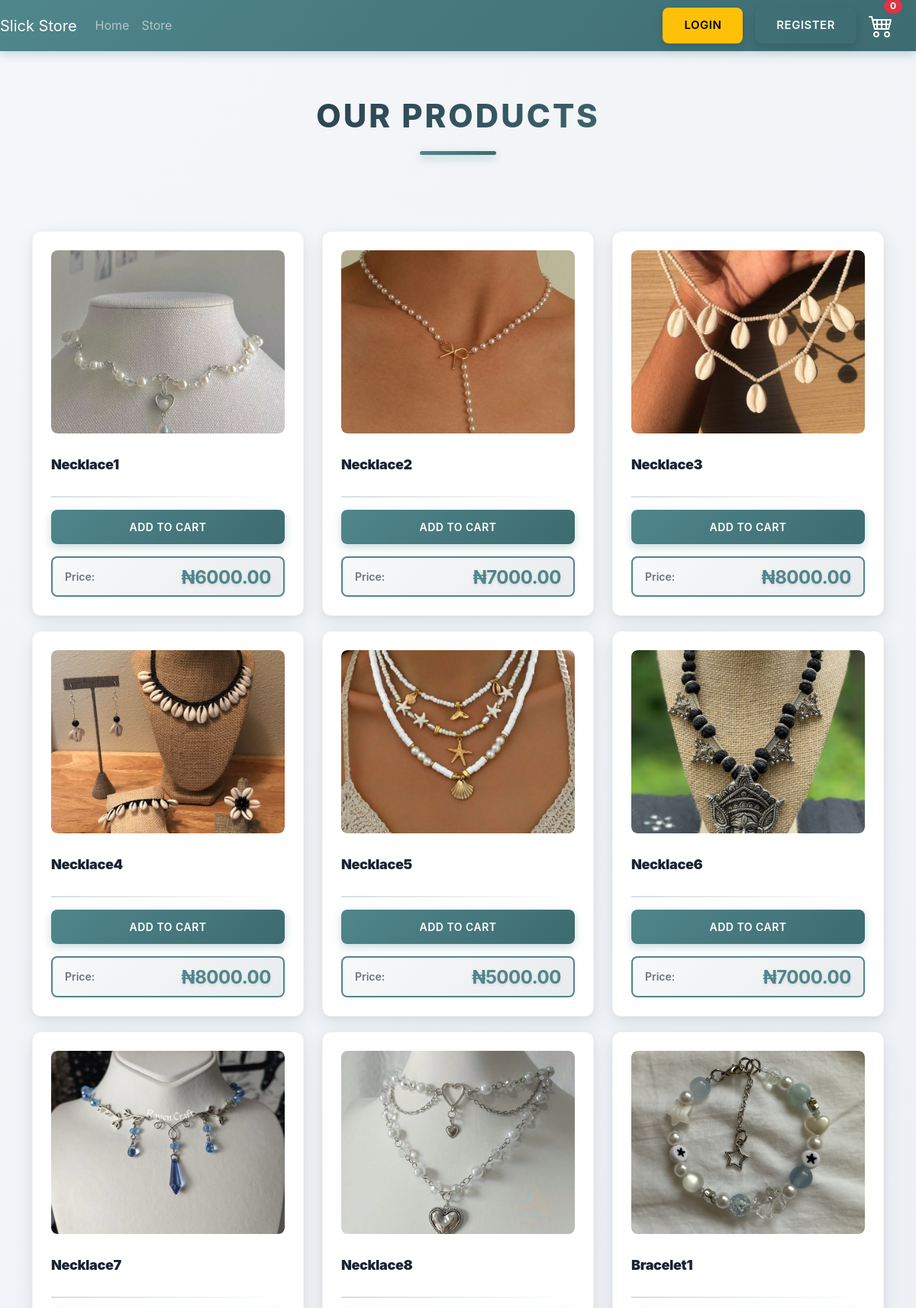
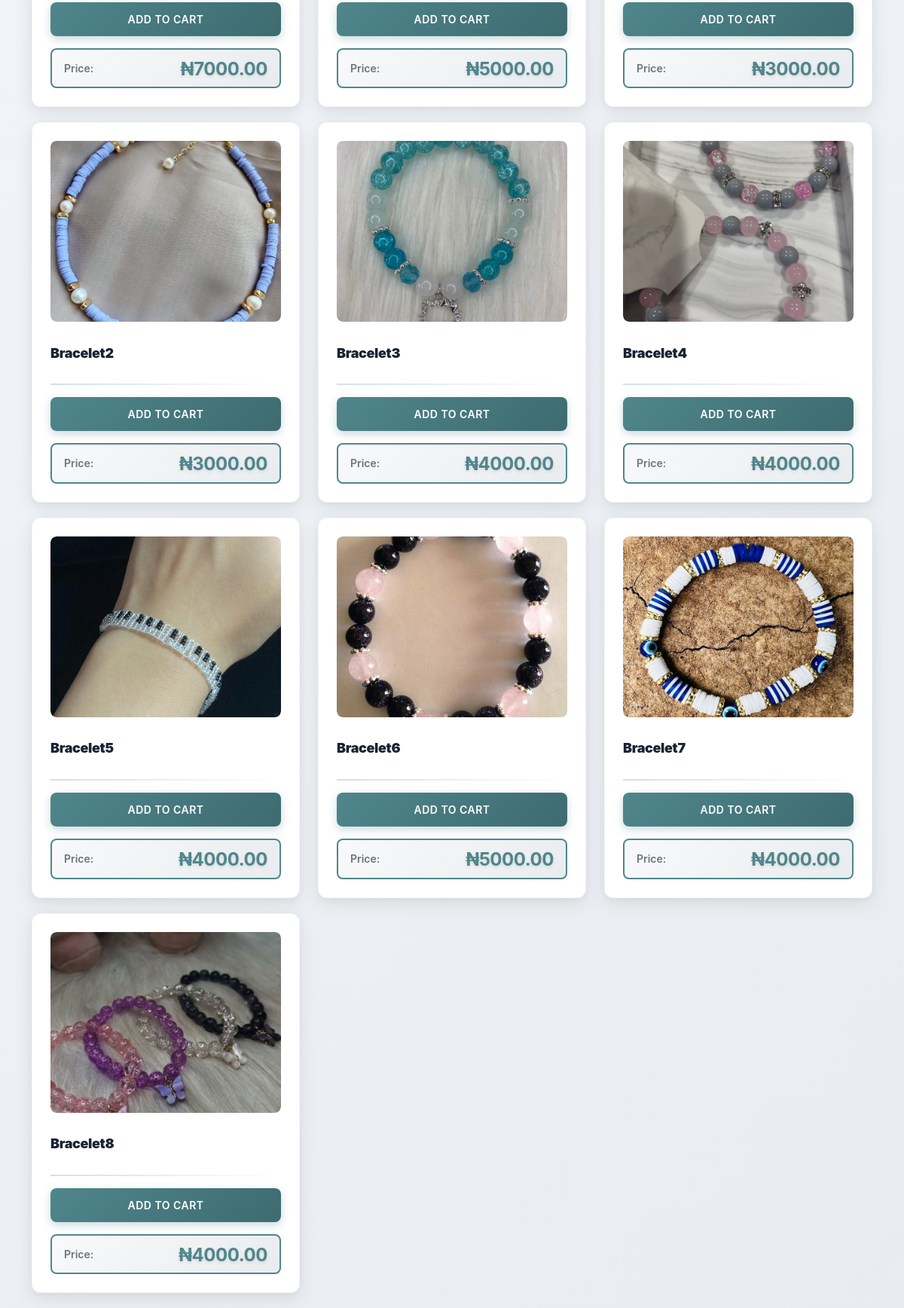
/store/, run on the app's committed database (2 pictures, top to bottom).
### store/models.py (models this page shows, shortened)
class Product(models.Model):
    name = models.CharField(max_length=200, null=True)
    price = models.DecimalField(max_digits=7, decimal_places=2)
    digital = models.BooleanField(default=False, null=True, blank=False)
    image = models.ImageField(null=True, blank=True)
    def __str__(self):
        return self.name

### store/views.py (the view)
# urls.py: path('', include('store.urls'))
def store(request):
    data = cartData(request)
    cartItems = data['cartItems']
    try:
        products = Product.objects.all()
        print("PRODUCTS:", products)
    except Exception as e:
        print("ERROR:", e)
        products = []
    context = {'products': products, 'cartItems': cartItems}
    return render(request, 'store/store.html', context)

### store/utils.py (called while the page is built, shortened)
def cookieCart(request):
    try:
        cart = json.loads(request.COOKIES['cart'])
        print('✅ Cart from cookie:', cart)
    except KeyError:
        print('❌ No cart cookie found - creating empty cart')
        cart = {}
    except Exception as e:
        print('❌ Error loading cart cookie:', e)
        cart = {}
    items = []
    order = {'get_cart_total':0, 'get_cart_items':0, 'shipping':False}
    cartItems = order['get_cart_items']
    return {'cartItems':cartItems, 'order':order, 'items':items}

### store/templates/store/store.html (shortened to what this page needs)
{% extends 'store/main.html' %}
{% load static %}
{% block content %}
<div class="row" style="padding: 20px 0;">
  <h2 style="
  text-align: center;
  padding: 40px 0 50px 0;
  font-size: 42px;
  font-weight: 800;
  color: #1a2332;
  letter-spacing: 3px;
  text-transform: uppercase;
  position: relative;
  margin-bottom: 30px;
  background: linear-gradient(135deg, #1a2332 0%, #4f868c 100%);
  -webkit-background-clip: text;
  -webkit-text-fill-color: transparent;
  background-clip: text;">
  OUR PRODUCTS
  <span style="
    display: block;
    width: 100px;
    height: 5px;
    background: linear-gradient(to right, #4f868c, #3d6b70);
    margin: 20px auto 0;
    border-radius: 3px;
    box-shadow: 0 4px 12px rgba(79, 134, 140, 0.4);"></span>
</h2>
  {% for product in products %}
    <div class="col-lg-4">
      <div class="box-element product" style="position: relative; overflow: hidden; transition: all 0.3s ease;">
        <div style="position: relative; overflow: hidden; border-radius: 8px; margin-bottom: 16px;">
          <img class="thumbnail" src="{{product.image.url}}" alt="{{ product.name }}" style="transition: transform 0.4s ease;">
        </div>
        <h6 style="margin-bottom: 12px; font-size: 18px; color: #1a2332; min-height: 50px; display: flex; align-items: center;">
          <strong>{{ product.name }}</strong>
        </h6>
        <hr style="border: none; height: 2px; background: linear-gradient(to right, #4f868c, transparent); margin: 16px 0;">
        <div style="display: flex; align-items: center; justify-content: space-between; gap: 8px; margin-bottom: 16px;">
          <button
            data-product="{{product.id}}"
            data-action="add"
            class="btn btn-outline-secondary add-btn update-cart"
            style="flex: 1; background: linear-gradient(135deg, #4f868c 0%, #3d6b70 100%); color: white; border: none; padding: 12px 16px; font-weight: 600; font-size: 14px; border-radius: 8px; cursor: pointer; transition: all 0.3s ease; box-shadow: 0 4px 12px rgba(79, 134, 140, 0.3); text-transform: uppercase; letter-spacing: 0.5px;"
            onmouseover="this.style.transform='translateY(-2px)'; this.style.boxShadow='0 6px 20px rgba(79, 134, 140, 0.4)';"
            onmouseout="this.style.transform='translateY(0)'; this.style.boxShadow='0 4px 12px rgba(79, 134, 140, 0.3)';"
            onmousedown="this.style.transform='translateY(0)';"
            onmouseup="this.style.transform='translateY(-2px)';">
            Add to Cart
          </button>
        </div>
        <div style="background: linear-gradient(135deg, #f8f9fa 0%, #e9ecef 100%); padding: 12px 16px; border-radius: 8px; margin-top: 12px; border: 2px solid #4f868c;">
          <h4 style="display: inline-block; float: right; margin: 0; color: #4f868c; font-weight: 700; font-size: 24px; text-shadow: 0 2px 4px rgba(0,0,0,0.1);">
            ₦{{ product.price|floatformat:2 }}
          </h4>
          <span style="font-size: 14px; color: #6c757d; font-weight: 600; line-height: 24px;">Price:</span>
        </div>
      </div>
    </div>
  {% endfor %}
</div>
{% endblock content %}

### store/templates/store/main.html (shortened to what this page needs)
<!DOCTYPE html>
{% load static %}
<html lang="en">
<head>
    <link href="https://cdn.jsdelivr.net/npm/bootstrap@5.3.8/dist/css/bootstrap.min.css" rel="stylesheet">
    <link rel="stylesheet" href="https://cdn.jsdelivr.net/npm/bootstrap-icons@1.11.3/font/bootstrap-icons.css">
    <link rel="stylesheet" type="text/css" href="{% static 'css/main.css' %}">
</head>
<body>
 <nav class="navbar navbar-expand-lg navbar-dark bg-dark">
  <a class="navbar-brand" href="{% url 'home' %}">Slick Store</a>
  <div class="collapse navbar-collapse" id="navbarSupportedContent">
    <ul class="navbar-nav me-auto mb-2 mb-lg-0">
      <li class="nav-item active">
        <a class="nav-link" href="{% url 'home' %}">Home</a>
      </li>
      <li class="nav-item">
        <a class="nav-link" href="{% url 'store' %}">Store</a>
      </li>
    </ul>
    <div class="d-flex align-items-center" style="padding-right: 30px;">
      {% if request.user.is_authenticated %}
        <span class="text-white me-3">Hello, {{ request.user.username }}!</span>
        <a href="{% url 'logout' %}" class="btn btn-danger me-3">Logout</a>
      {% else %}
        <a href="{% url 'login' %}" class="btn btn-warning me-3">Login</a>
        <a href="{% url 'register' %}" class="btn btn-outline-light me-3">Register</a>
      {% endif %}
      <a href="{% url 'cart' %}" class="position-relative">
        <i class="bi bi-cart4" style="font-size: 2rem; color: white;"></i>
        <span id="cart-total"
            class="position-absolute top-0 start-100 translate-middle badge rounded-pill bg-danger">
            {{cartItems}}
        </span>
      </a>
    </div>
  </div>
</nav>
    <div class="container">
        {% block content %}
        {% endblock content %}
    </div>
</body>
</html>

### static/css/main.css (style rules this page uses)
body { background: linear-gradient(135deg, #f5f7fa 0%, #e8ecf1 100%); font-family: -apple-system, BlinkMacSystemFont, 'Segoe UI', Roboto, 'Helvetica Neue', Arial, sans-serif; line-height: 1.6; color: #2c3e50; }
h1, h2, h3, h4, h5, h6 { color: #1a2332; font-weight: 600; letter-spacing: -0.02em; }
.box-element { box-shadow: 0 8px 24px rgba(0, 0, 0, 0.08), 0 2px 8px rgba(0, 0, 0, 0.04); background-color: #ffffff; border-radius: 12px; padding: 24px; transition: transform 0.3s ease, box-shadow 0.3s ease; border: 1px solid rgba(0, 0, 0, 0.04); }
.thumbnail { width: 100%; height: 240px; object-fit: cover; border-radius: 8px; box-shadow: 0 4px 12px rgba(0, 0, 0, 0.08); transition: transform 0.4s cubic-bezier(0.34, 1.56, 0.64, 1); }
.product { border-radius: 12px; overflow: hidden; background: #ffffff; transition: all 0.3s ease; }
.bg-dark { background: linear-gradient(135deg, #4f868c 0%, #3d6b70 100%) !important; box-shadow: 0 4px 12px rgba(79, 134, 140, 0.3); }
.col-lg-4, .col-lg-6, .col-lg-8, .col-lg-12 { margin-top: 20px; }
.btn { border-radius: 8px; padding: 12px 28px; font-weight: 600; font-size: 15px; transition: all 0.3s ease; border: none; text-transform: uppercase; letter-spacing: 0.5px; box-shadow: 0 4px 12px rgba(0, 0, 0, 0.15); position: relative; overflow: hidden; }
.btn::before { content: ''; position: absolute; top: 50%; left: 50%; width: 0; height: 0; border-radius: 50%; background: rgba(255, 255, 255, 0.3); transform: translate(-50%, -50%); transition: width 0.5s, height 0.5s; }
html { scroll-behavior: smooth; }

### store/templates/store/store.html (style rules this page uses)
.product * { transition: all 0.3s ease; }

### data on the page
Product: image (picture), name "Necklace1", price "6000.00"
Product: image (picture), name "Necklace2", price "7000.00"
Product: image (picture), name "Necklace3", price "8000.00"
Product: image (picture), name "Necklace4", price "8000.00"
Product: image (picture), name "Necklace5", price "5000.00"
Product: image (picture), name "Necklace6", price "7000.00"
Product: image (picture), name "Necklace7", price "7000.00"
Product: image (picture), name "Necklace8", price "5000.00"
Product: image (picture), name "Bracelet1", price "3000.00"
Product: image (picture), name "Bracelet2", price "3000.00"
Product: image (picture), name "Bracelet3", price "4000.00"
Product: image (picture), name "Bracelet4", price "4000.00"
Product: image (picture), name "Bracelet5", price "4000.00"
Product: image (picture), name "Bracelet6", price "5000.00"
Product: image (picture), name "Bracelet7", price "4000.00"
Product: image (picture), name "Bracelet8", price "4000.00"

### other printed values
{{ cartItems }} "0"
